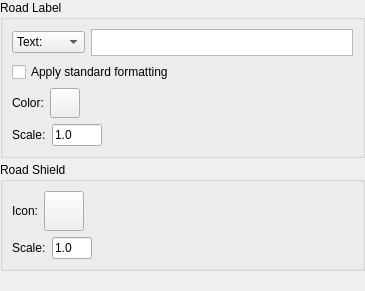
                  <widget class="QWidget" name="roadLabelPage">
                    <attribute name="id">
                      <number>1</number>
                    </attribute>
                    <layout class="QGridLayout">
                      <property name="margin">
                        <number>0</number>
                      </property>
                      <property name="spacing">
                        <number>4</number>
                      </property>
                      <item row="0" column="0">
                        <widget class="QGroupBox" name="roadLabelGroup">
                          <property name="title">
                            <string>Road Label</string>
                          </property>
                          <layout class="QGridLayout">
                            <item row="1" column="0">
                              <layout class="QHBoxLayout">
                                <item>
                                  <widget class="QCheckBox" name="roadLabelFormatCheck">
                                    <property name="text">
                                      <string>Apply standard formatting</string>
                                    </property>
                                  </widget>
                                </item>
                                <item>
                                  <spacer name="spacer71">
                                    <property name="sizeHint">
                                      <size>
                                        <width>130</width>
                                        <height>20</height>
                                      </size>
                                    </property>
                                    <property name="sizeType">
                                      <enum>QSizePolicy::Expanding</enum>
                                    </property>
                                    <property name="orientation">
                                      <enum>Qt::Horizontal</enum>
                                    </property>
                                  </spacer>
                                </item>
                              </layout>
                            </item>
                            <item row="2" column="0">
                              <layout class="QHBoxLayout">
                                <item>
                                  <widget class="QLabel" name="siteColorLabel_3_2">
                                    <property name="maximumSize">
                                      <size>
                                        <width>32767</width>
                                        <height>32767</height>
                                      </size>
                                    </property>
                                    <property name="text">
                                      <string>Color:</string>
                                    </property>
                                    <property name="wordWrap">
                                      <bool>false</bool>
                                    </property>
                                  </widget>
                                </item>
                                <item>
                                  <widget class="QPushButton" name="roadLabelColorBtn">
                                    <property name="minimumSize">
                                      <size>
                                        <width>30</width>
                                        <height>30</height>
                                      </size>
                                    </property>
                                    <property name="maximumSize">
                                      <size>
                                        <width>30</width>
                                        <height>30</height>
                                      </size>
                                    </property>
                                    <property name="text">
                                      <string/>
                                    </property>
                                  </widget>
                                </item>
                                <item>
                                  <spacer name="spacer69">
                                    <property name="sizeHint">
                                      <size>
                                        <width>211</width>
                                        <height>20</height>
                                      </size>
                                    </property>
                                    <property name="sizeType">
                                      <enum>QSizePolicy::Expanding</enum>
                                    </property>
                                    <property name="orientation">
                                      <enum>Qt::Horizontal</enum>
                                    </property>
                                  </spacer>
                                </item>
                              </layout>
                            </item>
                            <item row="3" column="0">
                              <layout class="QHBoxLayout">
                                <item>
                                  <widget class="QLabel" name="siteScaleLabe_2">
                                    <property name="text">
                                      <string>Scale:</string>
                                    </property>
                                    <property name="wordWrap">
                                      <bool>false</bool>
                                    </property>
                                  </widget>
                                </item>
                                <item>
                                  <widget class="QLineEdit" name="roadLabelScaleEdit">
                                    <property name="sizePolicy">
                                      <sizepolicy>
                                        <hsizetype>0</hsizetype>
                                        <vsizetype>0</vsizetype>
                                        <horstretch>0</horstretch>
                                        <verstretch>0</verstretch>
                                      </sizepolicy>
                                    </property>
                                    <property name="minimumSize">
                                      <size>
                                        <width>30</width>
                                        <height>0</height>
                                      </size>
                                    </property>
                                    <property name="maximumSize">
                                      <size>
                                        <width>50</width>
                                        <height>32767</height>
                                      </size>
                                    </property>
                                    <property name="text">
                                      <string>1.0</string>
                                    </property>
                                    <property name="maxLength">
                                      <number>5</number>
                                    </property>
                                  </widget>
                                </item>
                                <item>
                                  <spacer name="spacer70">
                                    <property name="sizeHint">
                                      <size>
                                        <width>251</width>
                                        <height>20</height>
                                      </size>
                                    </property>
                                    <property name="sizeType">
                                      <enum>QSizePolicy::Expanding</enum>
                                    </property>
                                    <property name="orientation">
                                      <enum>Qt::Horizontal</enum>
                                    </property>
                                  </spacer>
                                </item>
                              </layout>
                            </item>
                            <item row="0" column="0">
                              <layout class="QHBoxLayout">
                                <item>
                                  <widget class="QComboBox" name="roadLabelModeCombo">
                                    <item>
                                      <property name="text">
                                        <string>Text:</string>
                                      </property>
                                    </item>
                                    <item>
                                      <property name="text">
                                        <string>JS Text:</string>
                                      </property>
                                    </item>
                                  </widget>
                                </item>
                                <item>
                                  <widget class="QTextEdit" name="roadLabelEdit">
                                    <property name="maximumSize">
                                      <size>
                                        <width>32767</width>
                                        <height>27</height>
                                      </size>
                                    </property>
                                    <property name="readOnly">
                                      <bool>true</bool>
                                    </property>
                                  </widget>
                                </item>
                              </layout>
                            </item>
                          </layout>
                        </widget>
                      </item>
                      <item row="1" column="0">
                        <widget class="QGroupBox" name="roadShieldGroup">
                          <property name="title">
                            <string>Road Shield</string>
                          </property>
                          <layout class="QGridLayout">
                            <item row="0" column="0">
                              <layout class="QHBoxLayout">
                                <item>
                                  <widget class="QLabel" name="textLabel6_3_2">
                                    <property name="text">
                                      <string>Icon:</string>
                                    </property>
                                    <property name="wordWrap">
                                      <bool>false</bool>
                                    </property>
                                  </widget>
                                </item>
                                <item>
                                  <widget class="QPushButton" name="roadShieldBtn">
                                    <property name="minimumSize">
                                      <size>
                                        <width>40</width>
                                        <height>40</height>
                                      </size>
                                    </property>
                                    <property name="maximumSize">
                                      <size>
                                        <width>40</width>
                                        <height>40</height>
                                      </size>
                                    </property>
                                    <property name="text">
                                      <string/>
                                    </property>
                                    <property name="whatsThis" stdset="0">
                                      <string>Select Label Icon</string>
                                    </property>
                                  </widget>
                                </item>
                                <item>
                                  <spacer name="spacer72_2">
                                    <property name="sizeHint">
                                      <size>
                                        <width>101</width>
                                        <height>21</height>
                                      </size>
                                    </property>
                                    <property name="sizeType">
                                      <enum>QSizePolicy::Expanding</enum>
                                    </property>
                                    <property name="orientation">
                                      <enum>Qt::Horizontal</enum>
                                    </property>
                                  </spacer>
                                </item>
                              </layout>
                            </item>
                            <item row="1" column="0">
                              <layout class="QHBoxLayout">
                                <item>
                                  <widget class="QLabel" name="iconScaleLabel_2_2">
                                    <property name="text">
                                      <string>Scale:</string>
                                    </property>
                                    <property name="wordWrap">
                                      <bool>false</bool>
                                    </property>
                                  </widget>
                                </item>
                                <item>
                                  <widget class="QLineEdit" name="roadShieldScaleEdit">
                                    <property name="sizePolicy">
                                      <sizepolicy>
                                        <hsizetype>0</hsizetype>
                                        <vsizetype>0</vsizetype>
                                        <horstretch>0</horstretch>
                                        <verstretch>0</verstretch>
                                      </sizepolicy>
                                    </property>
                                    <property name="minimumSize">
                                      <size>
                                        <width>30</width>
                                        <height>0</height>
                                      </size>
                                    </property>
                                    <property name="maximumSize">
                                      <size>
                                        <width>40</width>
                                        <height>32767</height>
                                      </size>
                                    </property>
                                    <property name="text">
                                      <string>1.0</string>
                                    </property>
                                    <property name="maxLength">
                                      <number>5</number>
                                    </property>
                                  </widget>
                                </item>
                                <item>
                                  <spacer name="spacer73_2">
                                    <property name="sizeHint">
                                      <size>
                                        <width>91</width>
                                        <height>20</height>
                                      </size>
                                    </property>
                                    <property name="sizeType">
                                      <enum>QSizePolicy::Expanding</enum>
                                    </property>
                                    <property name="orientation">
                                      <enum>Qt::Horizontal</enum>
                                    </property>
                                  </spacer>
                                </item>
                              </layout>
                            </item>
                          </layout>
                        </widget>
                      </item>
                      <item row="2" column="0">
                        <spacer name="spacer59">
                          <property name="sizeHint">
                            <size>
                              <width>20</width>
                              <height>20</height>
                            </size>
                          </property>
                          <property name="sizeType">
                            <enum>QSizePolicy::Expanding</enum>
                          </property>
                          <property name="orientation">
                            <enum>Qt::Vertical</enum>
                          </property>
                        </spacer>
                      </item>
                    </layout>
                  </widget>
